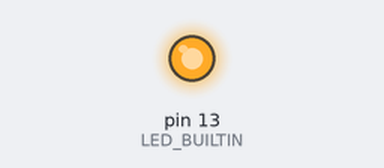
Simulated run of this sketch. Board: Arduino Uno, built with avr-gcc and run on an emulated ATmega328P. Parts: output pins drawn as LEDs (lit = HIGH).

Above: at 0.5 s.
At 29.5 s:
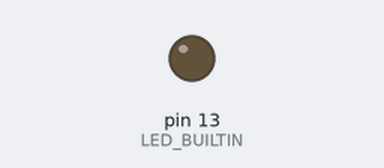
Timing chart, 0 to 31.2 s (numbered marks = the images above):
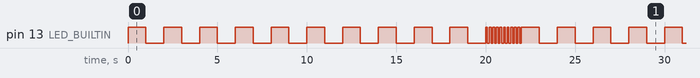

Measured:
- by itself, pin 13 (LED_BUILTIN): moves between LOW and HIGH, repeating every 24.0 s
- by itself, everything shown: repeats every 24.0 s, in 42 steps

The sketch:

Test_01.ino
```cpp
int x = 0;
int y = 0;

void setup()
{
  pinMode(LED_BUILTIN, OUTPUT);
}

void loop()
{
  for (x = 0; x < 10; x++)
    {
      digitalWrite(LED_BUILTIN, HIGH);
      delay(1000);
      digitalWrite(LED_BUILTIN, LOW);
      delay(1000);
    }
  for (y = 0; y < 10; y++)
    {
      digitalWrite(LED_BUILTIN, HIGH);
      delay(100);
      digitalWrite(LED_BUILTIN, LOW);
      delay(100);
    }
  digitalWrite(LED_BUILTIN, HIGH);
  delay(1000);
  digitalWrite(LED_BUILTIN, LOW);
  delay(1000);
}
```
